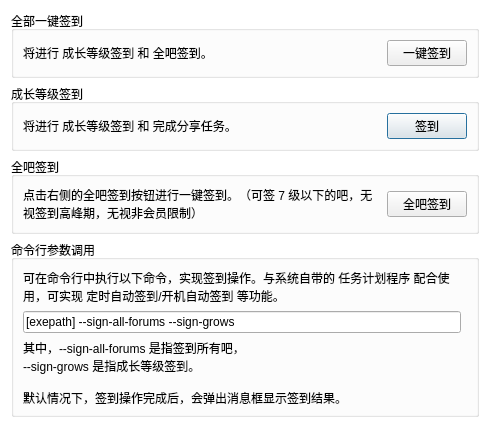
<?xml version="1.0" encoding="UTF-8"?>
<ui version="4.0">
 <class>Dialog</class>
 <widget class="QDialog" name="Dialog">
  <property name="geometry">
   <rect>
    <x>0</x>
    <y>0</y>
    <width>490</width>
    <height>428</height>
   </rect>
  </property>
  <property name="windowTitle">
   <string>一键签到</string>
  </property>
  <property name="styleSheet">
   <string notr="true">QWidget{font-family: &quot;微软雅黑&quot;;}
QDialog{background-color: rgb(255, 255, 255);}
</string>
  </property>
  <layout class="QGridLayout" name="gridLayout">
   <item row="1" column="0">
    <widget class="QGroupBox" name="groupBox_2">
     <property name="title">
      <string>成长等级签到</string>
     </property>
     <layout class="QHBoxLayout" name="horizontalLayout_2" stretch="1,0">
      <item>
       <widget class="QLabel" name="label_2">
        <property name="text">
         <string>将进行 成长等级签到 和 完成分享任务。</string>
        </property>
        <property name="wordWrap">
         <bool>true</bool>
        </property>
       </widget>
      </item>
      <item>
       <widget class="QPushButton" name="pushButton_2">
        <property name="text">
         <string>签到</string>
        </property>
       </widget>
      </item>
     </layout>
    </widget>
   </item>
   <item row="3" column="0">
    <widget class="QGroupBox" name="groupBox_4">
     <property name="title">
      <string>命令行参数调用</string>
     </property>
     <layout class="QGridLayout" name="gridLayout_3">
      <item row="1" column="0">
       <widget class="QLineEdit" name="lineEdit">
        <property name="text">
         <string>[exepath] --sign-all-forums --sign-grows</string>
        </property>
        <property name="readOnly">
         <bool>true</bool>
        </property>
        <property name="placeholderText">
         <string>参数</string>
        </property>
       </widget>
      </item>
      <item row="2" column="0" colspan="2">
       <widget class="QLabel" name="label_5">
        <property name="text">
         <string>其中，--sign-all-forums 是指签到所有吧，
--sign-grows 是指成长等级签到。

默认情况下，签到操作完成后，会弹出消息框显示签到结果。
如需静默签到，即完成后不弹窗提示，请添加 --quiet 参数。</string>
        </property>
        <property name="wordWrap">
         <bool>true</bool>
        </property>
        <property name="textInteractionFlags">
         <set>Qt::LinksAccessibleByMouse|Qt::TextSelectableByKeyboard|Qt::TextSelectableByMouse</set>
        </property>
       </widget>
      </item>
      <item row="0" column="0" colspan="2">
       <widget class="QLabel" name="label_4">
        <property name="text">
         <string>可在命令行中执行以下命令，实现签到操作。与系统自带的 任务计划程序 配合使用，可实现 定时自动签到/开机自动签到 等功能。</string>
        </property>
        <property name="wordWrap">
         <bool>true</bool>
        </property>
       </widget>
      </item>
     </layout>
    </widget>
   </item>
   <item row="0" column="0">
    <widget class="QGroupBox" name="groupBox">
     <property name="title">
      <string>全部一键签到</string>
     </property>
     <layout class="QHBoxLayout" name="horizontalLayout" stretch="1,0">
      <item>
       <widget class="QLabel" name="label">
        <property name="text">
         <string>将进行 成长等级签到 和 全吧签到。</string>
        </property>
        <property name="wordWrap">
         <bool>true</bool>
        </property>
       </widget>
      </item>
      <item>
       <widget class="QPushButton" name="pushButton">
        <property name="text">
         <string>一键签到</string>
        </property>
       </widget>
      </item>
     </layout>
    </widget>
   </item>
   <item row="4" column="0">
    <spacer name="verticalSpacer">
     <property name="orientation">
      <enum>Qt::Vertical</enum>
     </property>
     <property name="sizeHint" stdset="0">
      <size>
       <width>20</width>
       <height>40</height>
      </size>
     </property>
    </spacer>
   </item>
   <item row="2" column="0">
    <widget class="QGroupBox" name="groupBox_3">
     <property name="title">
      <string>全吧签到</string>
     </property>
     <layout class="QGridLayout" name="gridLayout_2" columnstretch="1,0">
      <item row="0" column="1">
       <widget class="QPushButton" name="pushButton_3">
        <property name="text">
         <string>全吧签到</string>
        </property>
       </widget>
      </item>
      <item row="0" column="0">
       <widget class="QLabel" name="label_3">
        <property name="text">
         <string>点击右侧的全吧签到按钮进行一键签到。（可签 7 级以下的吧，无视签到高峰期，无视非会员限制）</string>
        </property>
        <property name="wordWrap">
         <bool>true</bool>
        </property>
       </widget>
      </item>
     </layout>
    </widget>
   </item>
  </layout>
 </widget>
 <resources/>
 <connections/>
</ui>
